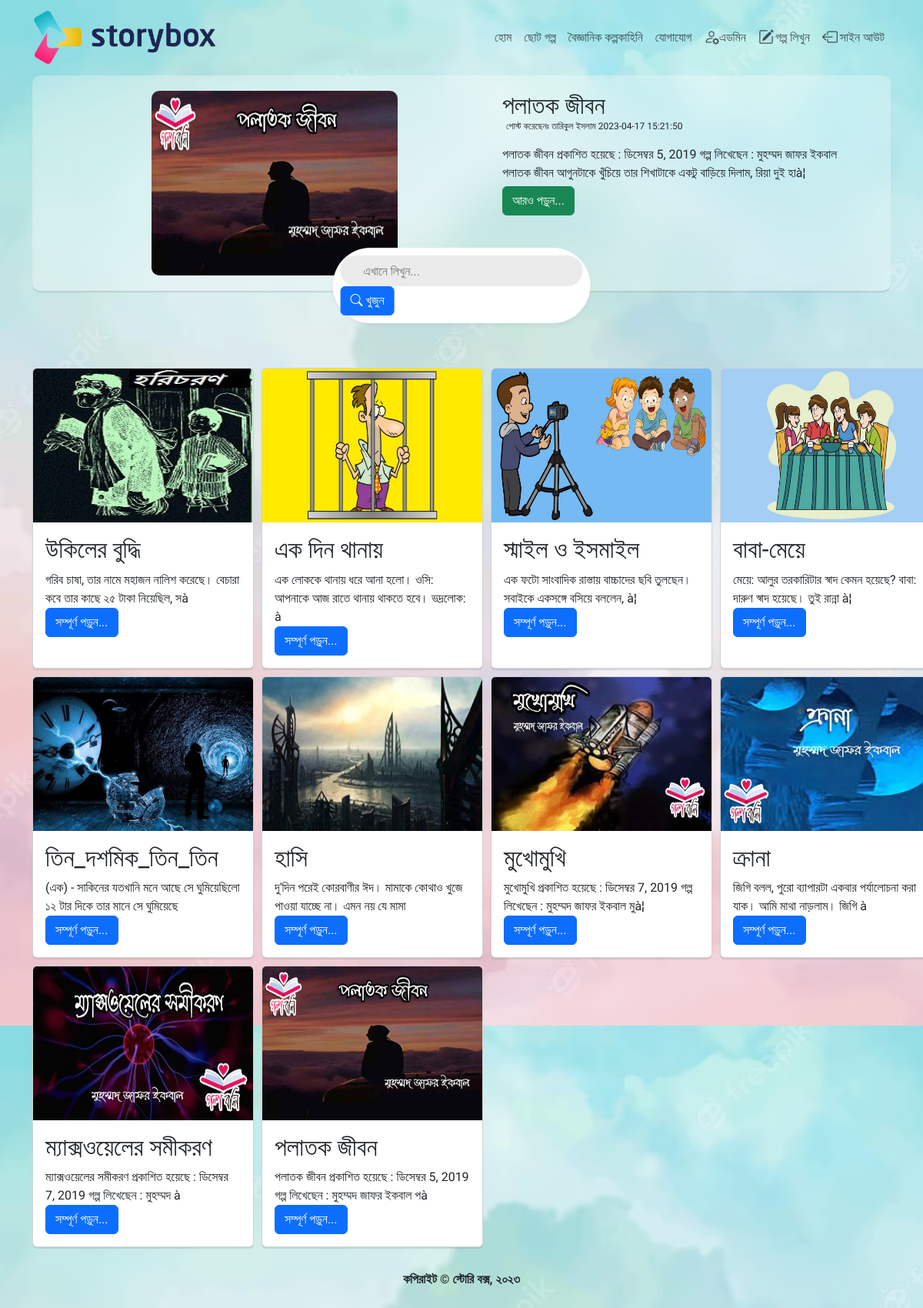
/index.php (signed in), run on the app's committed database.
### tables this page shows
CREATE TABLE `posts` (
  `post_id` int(11) NOT NULL,
  `post_category_id` int(255) NOT NULL,
  `post_title` text NOT NULL,
  `post_content` longtext NOT NULL,
  `post_author` text NOT NULL,
  `post_date` datetime NOT NULL,
  `post_image` text NOT NULL,
  `post_status` text NOT NULL,
  `post_tags` text NOT NULL,
  `post_views` int(11) NOT NULL,
  `post_user_id` int(11) NOT NULL
);

### index.php (the view)
<?php include 'includes/header.php' ?>
<section class="LatestStory">
    <div class="container">
        <div class="content">
            <div class="card-img">
            <?php
            $query = "SELECT * FROM posts ORDER BY post_id DESC LIMIT 1";
            $run = mysqli_query($connection, $query);
            while ($data = mysqli_fetch_assoc($run)) {
           ?>
                <img class="" src="images/<?php echo $data['post_image'] ?>" alt="" />
            </div>
            <div class="description">
                <h2 class="title">
                    <?php echo $data['post_title']; ?>
                </h2>
                <p class="author">
                    পোস্ট করেছেনঃ
                    <?php echo $data['post_author']; ?><span class="time">
                        <?php echo $data['post_date']; ?>
                    </span>
                </p>
                <p class="short">
                    <?php echo substr($data['post_content'],0,400); ?>
                </p>
                <a href="post.php?view=<?php echo $data['post_id'] ?>" class="btn btn-success b">আরও পড়ুন...</a>
            </div>
            <div class="search-bar">
                <input class="hidden" type="input" placeholder="এখানে লিখুন..." />
                <a href="" class="btn btn-primary"><i class="bi bi-search"></i> খুজুন</a>
            </div>
        </div>
        <?php } ?>
    </div>
</section>
<section class="more">
    <div class="container">
        <div class="grid">
            <?php
            $query = "SELECT * FROM posts";
            $run = mysqli_query($connection, $query);
            while ($data = mysqli_fetch_assoc($run)) {
                ?>
                <div class="card" style="width: 18rem;">
                    <div class="inner">
                        <img class="card-img-top img-fluid" style="height:200px;width:100%" src="images/<?php echo $data['post_image'] ?>" alt="Card image cap" />
                    </div>
                    <div class="card-body">
                        <h2 class="card-title">
                            <?php echo $data['post_title'] ?>
                        </h2>
                        <p class="card-text">
                            <?php echo substr($data['post_content'], 0, 200) ?><br>
                            <a style="position:relative;botton:2px;" href="post.php?view=<?php echo $data['post_id'] ?>" class="btn btn-primary">সম্পূর্ণ
                                পড়ুন...</a>
                        </p>
                    </div>
                </div>
            <?php } ?>
        </div>
    </div>
</section>
<?php include "includes/footer.php" ?>

### css/style.css (style rules this page uses)
* { margin: 0; padding: 0; font-family: 'Tiro Bangla', serif; box-sizing: border-box; }
h2 { font-family: 'Galada', cursive; }
body { background-image: url("../images/topbg.jpg"); }
.LatestStory { background-repeat: repeat; width: 100%; height: 500px; }
.container { box-sizing: border-box; }
.content { display: flex; justify-content: space-between; padding: 20px; background-color: rgba(255, 255, 255, 0.3); backdrop-filter: blur(25px); box-shadow: 0px 2px 1px rgba(152, 152, 152, 0.3); border-radius: 10px; width: 100%; height: auto; }
.card { background-color: rgba(255, 255, 255, 0.3); backdrop-filter: blur(25px); box-shadow: 0px 2px 1px rgba(152, 152, 152, 0.3); }
.card-img img { width: 100%; margin: 0 auto; height: 30vh; display: block; max-width: 40vh; border-radius: 10px; }
.short { text-align: justify; word-wrap: wrap; padding-right: 50px; margin: 0; }
.author { font-size: 12px; padding-left: 5px; margin-top: -10px; }
.b { margin-top: 5px; }
.search-bar { background: rgb(255, 255, 255); border-radius: 50px; box-shadow: 0px 3px 4px rgba(153, 155, 168, .15); padding: 10px; position: absolute; width: 30%; bottom: -15%; left: 50%; z-index: 999; transform: translateX(-50%); }
.search-bar input { width: 100%; padding: 0 30px; border-radius: 50px; border: none; font-size: 16px; position: relative; color: #333; height: 40px; background-color: #ebebeb; }
.grid { display: grid; grid-template-columns: 1fr 1fr 1fr 1fr; grid-row-gap: 10px; grid-column-gap: 10px; }
.more { margin-top: -10%; }
.inner img { height: 200px; width: 100% }

### data on the page
posts: post_image (picture), post_title "পলাতক জীবন", post_author "তারিকুল ইসলাম", post_date "2023-04-17 15:21:50", post_content "পলাতক জীবন প্রকাশিত হয়েছে : ডিসেম্বর 5, 2019 গল্প লিখেছেন : মুহম্মদ জাফর ইকবাল পলাতক জীবন আগুনটাকে খুঁচিয়ে তার শিখাটাকে একটু বাড়িয়ে দিলাম, রিয়া দুই হাà¦", post_content "পলাতক জীবন প্রকাশিত হয়েছে : ডিসেম্বর 5, 2019 গল্প লিখেছেন : মুহম্মদ জাফর ইকবাল পà"
posts: post_image (picture), post_title "উকিলের বুদ্ধি", post_content "গরিব চাষা, তার নামে মহাজন নালিশ করেছে। বেচারা কবে তার কাছে ২৫ টাকা নিয়েছিল, সà"
posts: post_image (picture), post_title "এক দিন থানায়", post_content "এক লোককে থানায় ধরে আনা হলো। ওসি: আপনাকে আজ রাতে থানায় থাকতে হবে। ভদ্রলোক: à"
posts: post_image (picture), post_title "স্মাইল ও ইসমাইল", post_content "এক ফটো সাংবাদিক রাস্তায় বাচ্চাদের ছবি তুলছেন। সবাইকে একসঙ্গে বসিয়ে বললেন, à¦"
posts: post_image (picture), post_title "বাবা-মেয়ে", post_content "মেয়ে: আলুর তরকারিটার স্বাদ কেমন হয়েছে? বাবা: দারুণ স্বাদ হয়েছে। তুই রান্না à¦"
posts: post_image (picture), post_title "তিন_দশমিক_তিন_তিন", post_content "(এক) - সাকিনের যতখানি মনে আছে সে ঘুমিয়েছিলো ১২ টার দিকে তার মানে সে ঘুমিয়েছে"
posts: post_image (picture), post_title "হাসি", post_content "দু'দিন পরেই কোরবাণীর ঈদ। মামাকে কোথাও খুজে পাওয়া যাচ্ছে না। এমন নয় যে মামা"
posts: post_image (picture), post_title "মুখোমুখি", post_content "মুখোমুখি প্রকাশিত হয়েছে : ডিসেম্বর 7, 2019 গল্প লিখেছেন : মুহম্মদ জাফর ইকবাল মুà¦"
posts: post_image (picture), post_title "ক্রানা", post_content "জিগি বলল, পুরো ব্যাপারটা একবার পর্যালোচনা করা যাক। আমি মাথা নাড়লাম। জিগি à"
posts: post_image (picture), post_title "ম্যাক্সওয়েলের সমীকরণ", post_content "ম্যাক্সওয়েলের সমীকরণ প্রকাশিত হয়েছে : ডিসেম্বর 7, 2019 গল্প লিখেছেন : মুহম্মদ à"
